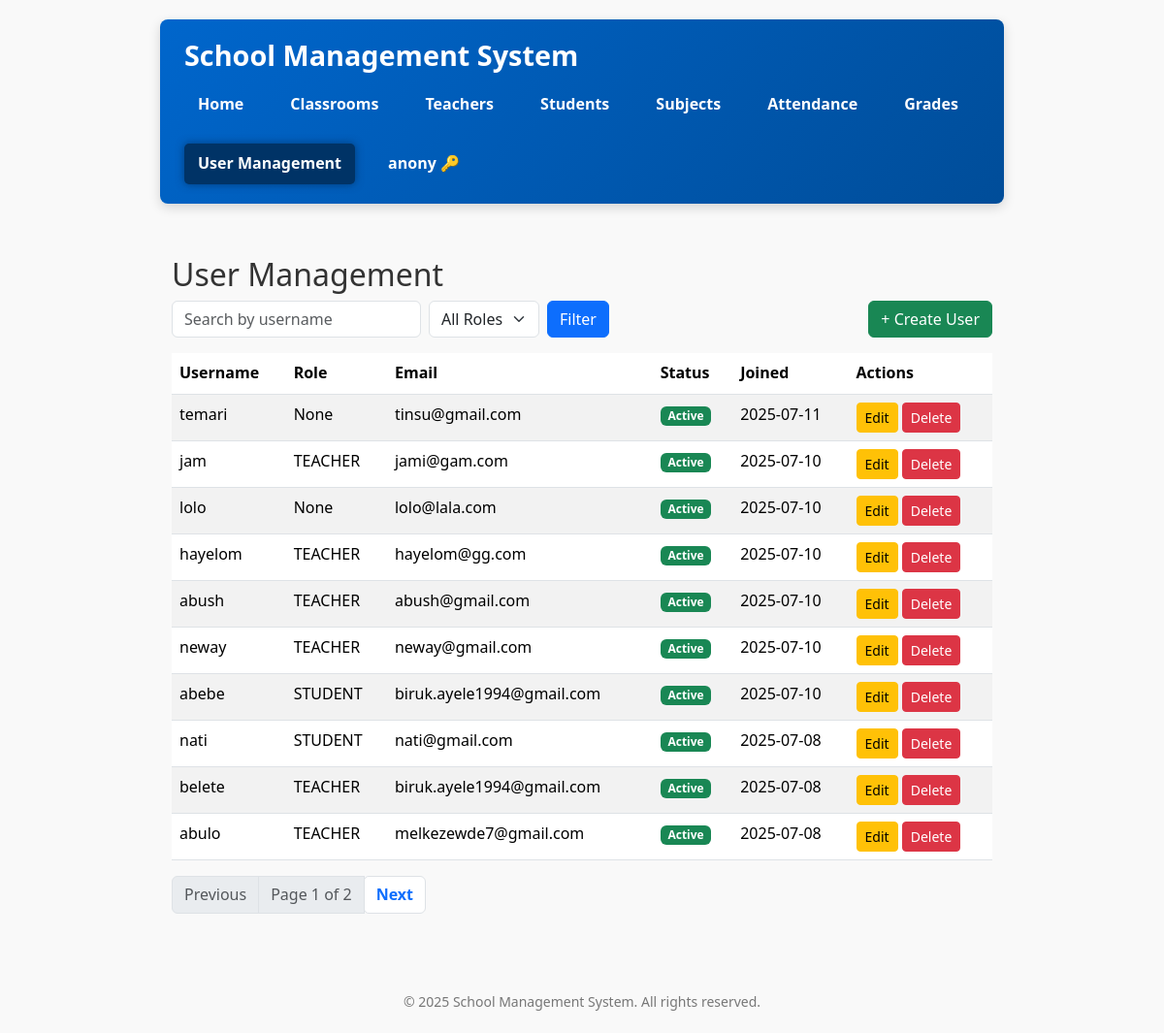
/users/ (signed in), run on an earlier commit of the app's database.
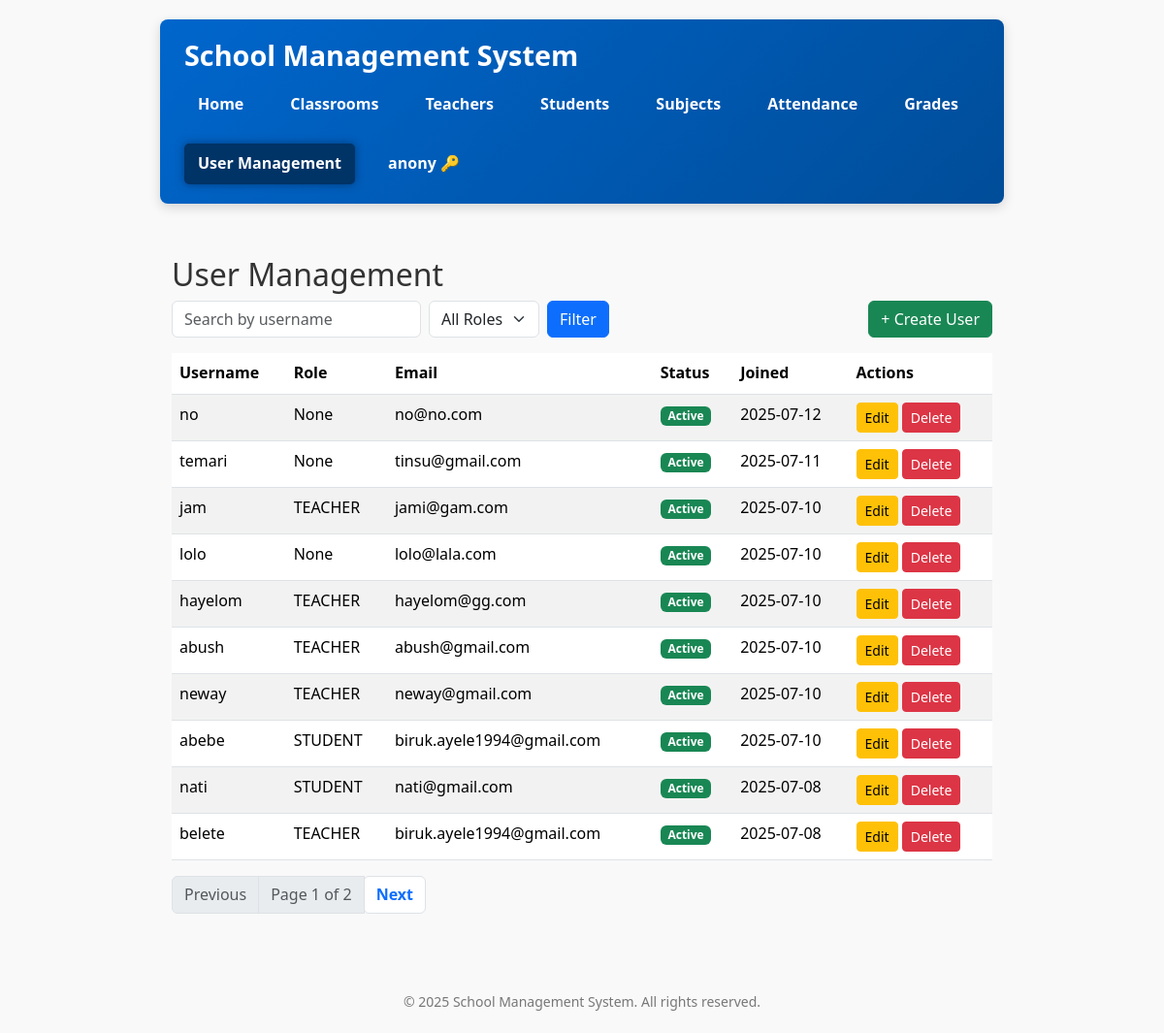
And on a later commit of the database.
### school/models.py (models this page shows)
class User(AbstractUser):
    ROLE_CHOICES = (
        ('ADMIN', 'Admin'),
        ('TEACHER', 'Teacher'),
        ('STUDENT', 'Student'),
    )
    role = models.CharField(max_length=10, choices=ROLE_CHOICES, null=True, blank=True)
    force_password_change = models.BooleanField(default=False)  # Add this field

### school/views.py (the view)
# urls.py: path('users/', views.user_list, name='user_list'),
@role_required(['ADMIN'])
def user_list(request):
    search_query = request.GET.get('q', '')
    role_filter = request.GET.get('role', '')
    users = User.objects.all()
    if search_query:
        users = users.filter(username__icontains=search_query)
    if role_filter:
        users = users.filter(role__iexact=role_filter)
    paginator = Paginator(users.order_by('-date_joined'), 10)  # 10 per page
    page_number = request.GET.get('page')
    page_obj = paginator.get_page(page_number)
    context = {
        'page_obj': page_obj,
        'search_query': search_query,
        'role_filter': role_filter,
    }
    return render(request, 'school/user_list.html', context)

### school/views.py (called while the page is built)
def role_required(allowed_roles=None):
    if allowed_roles is None:
        allowed_roles = []
    def decorator(view_func):
        @wraps(view_func)
        def wrapper(request, *args, **kwargs):
            if not request.user.is_authenticated:
                from django.contrib.auth.views import redirect_to_login
                return redirect_to_login(request.get_full_path())
            user = request.user
            if user.is_superuser:
                return view_func(request, *args, **kwargs)
            user_role = getattr(user, 'role', None)
            if user_role and user_role.upper() in [r.upper() for r in allowed_roles]:
                return view_func(request, *args, **kwargs)
            from django.shortcuts import redirect
            return redirect('school:no_permission')
        return wrapper
    return decorator

### school/templates/school/user_list.html (shortened to what this page needs)
{% extends 'school/base.html' %}
{% block content %}
<h2>User Management</h2>
<form method="get" class="mb-3 d-flex flex-wrap gap-2">
    <input type="text" name="q" placeholder="Search by username" value="{{ search_query }}" class="form-control w-auto">
    <select name="role" class="form-select w-auto">
        <option value="">All Roles</option>
    </select>
    <button type="submit" class="btn btn-primary">Filter</button>
    <a href="{% url 'school:user_create_by_admin' %}" class="btn btn-success ms-auto">+ Create User</a>
</form>
<table class="table table-striped table-hover">
    <thead>
        <tr>
            <th>Username</th>
            <th>Role</th>
            <th>Email</th>
            <th>Status</th>
            <th>Joined</th>
            <th>Actions</th>
        </tr>
    </thead>
    <tbody>
        {% for user in page_obj %}
        <tr>
            <td>{{ user.username }}</td>
            <td>{{ user.role }}</td>
            <td>{{ user.email|default:"-" }}</td>
            <td>
                {% if user.is_active %}
                    <span class="badge bg-success">Active</span>
                {% else %}
                    <span class="badge bg-secondary">Inactive</span>
                {% endif %}
            </td>
            <td>{{ user.date_joined|date:"Y-m-d" }}</td>
            <td>
                <a href="{% url 'school:user_edit' user.pk %}" class="btn btn-sm btn-warning">Edit</a>
                <a href="{% url 'school:user_delete' user.pk %}" class="btn btn-sm btn-danger"
                   onclick="return confirm('Are you sure you want to delete {{ user.username }}?');">Delete</a>
            </td>
        </tr>
        {% empty %}
        <tr>
            <td colspan="6" class="text-center">No users found.</td>
        </tr>
        {% endfor %}
    </tbody>
</table>
<nav>
    <ul class="pagination justify-content-center">
        {% if page_obj.has_previous %}
        <li class="page-item">
            <a class="page-link" href="?page={{ page_obj.previous_page_number }}&q={{ search_query }}&role={{ role_filter }}">Previous</a>
        </li>
        {% else %}
        <li class="page-item disabled">
            <span class="page-link">Previous</span>
        </li>
        {% endif %}
        <li class="page-item disabled">
            <span class="page-link">Page {{ page_obj.number }} of {{ page_obj.paginator.num_pages }}</span>
        </li>
        {% if page_obj.has_next %}
        <li class="page-item">
            <a class="page-link" href="?page={{ page_obj.next_page_number }}&q={{ search_query }}&role={{ role_filter }}">Next</a>
        </li>
        {% else %}
        <li class="page-item disabled">
            <span class="page-link">Next</span>
        </li>
        {% endif %}
    </ul>
</nav>
{% endblock %}

What changed in the data, as far as the page shows it:
no longer on this page (row unchanged): User: username "abulo", role "TEACHER", email "melkezewde7@gmail.com", is_active "Active", date_joined "2025-07-08"
added User: username "no", role "None", email "no@no.com", is_active "Active", date_joined "2025-07-12"
